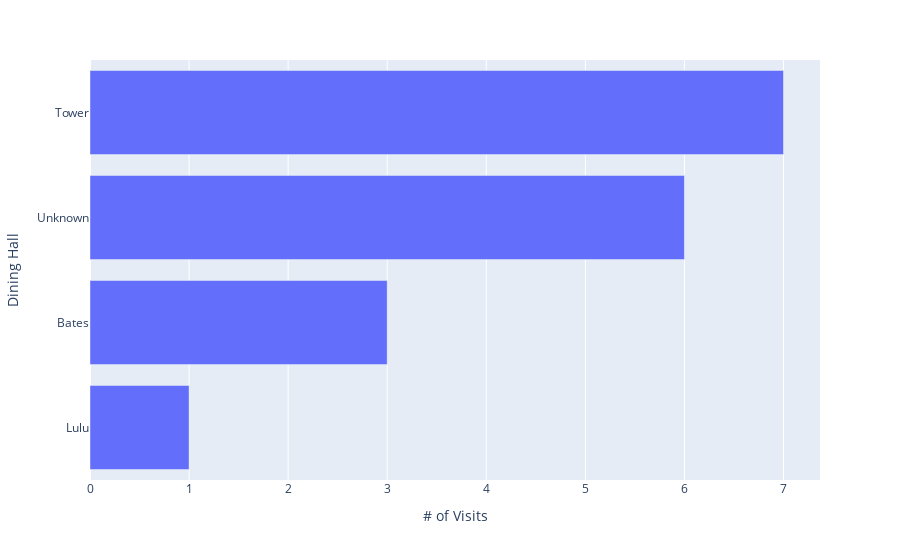

The notebook cell this image was saved under:
### Code cell
common_dining('dg109@wellesley.edu')

### Figure 1 — Plotly figure (JSON) as saved in the notebook; plotly's stock layout.template omitted (floating-point values rounded to 4 significant figures)
{"data": [{"hovertemplate": "# of Visits=%{x}<br>Dining Hall=%{y}<extra></extra>", "legendgroup": "", "marker": {"color": "#636efa", "pattern": {"shape": ""}}, "name": "", "orientation": "h", "showlegend": false, "textposition": "auto", "type": "bar", "x": [7, 6, 3, 1], "xaxis": "x", "y": ["Tower", "Unknown", "Bates", "Lulu"], "yaxis": "y"}], "layout": {"barmode": "relative", "legend": {"tracegroupgap": 0}, "margin": {"t": 60}, "xaxis": {"anchor": "y", "domain": [0, 1], "title": {"text": "# of Visits"}}, "yaxis": {"anchor": "x", "categoryorder": "total ascending", "domain": [0, 1], "title": {"text": "Dining Hall"}}}}
